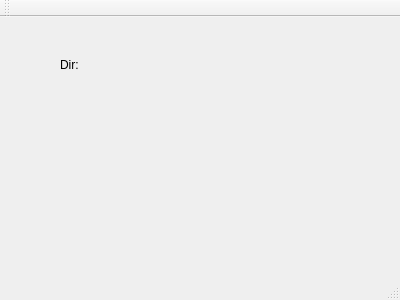
<?xml version="1.0" encoding="UTF-8"?>
<ui version="4.0">
 <class>MainWindow</class>
 <widget class="QMainWindow" name="MainWindow">
  <property name="geometry">
   <rect>
    <x>0</x>
    <y>0</y>
    <width>400</width>
    <height>300</height>
   </rect>
  </property>
  <property name="windowTitle">
   <string>MainWindow</string>
  </property>
  <widget class="QWidget" name="centralWidget">
   <widget class="QLabel" name="label">
    <property name="geometry">
     <rect>
      <x>60</x>
      <y>40</y>
      <width>55</width>
      <height>16</height>
     </rect>
    </property>
    <property name="text">
     <string>Dir:</string>
    </property>
   </widget>
   <widget class="QLabel" name="label_2">
    <property name="geometry">
     <rect>
      <x>160</x>
      <y>40</y>
      <width>55</width>
      <height>16</height>
     </rect>
    </property>
    <property name="text">
     <string/>
    </property>
   </widget>
  </widget>
  <widget class="QMenuBar" name="menuBar">
   <property name="geometry">
    <rect>
     <x>0</x>
     <y>0</y>
     <width>400</width>
     <height>26</height>
    </rect>
   </property>
  </widget>
  <widget class="QToolBar" name="mainToolBar">
   <attribute name="toolBarArea">
    <enum>TopToolBarArea</enum>
   </attribute>
   <attribute name="toolBarBreak">
    <bool>false</bool>
   </attribute>
  </widget>
  <widget class="QStatusBar" name="statusBar"/>
 </widget>
 <layoutdefault spacing="6" margin="11"/>
 <resources/>
 <connections/>
</ui>
